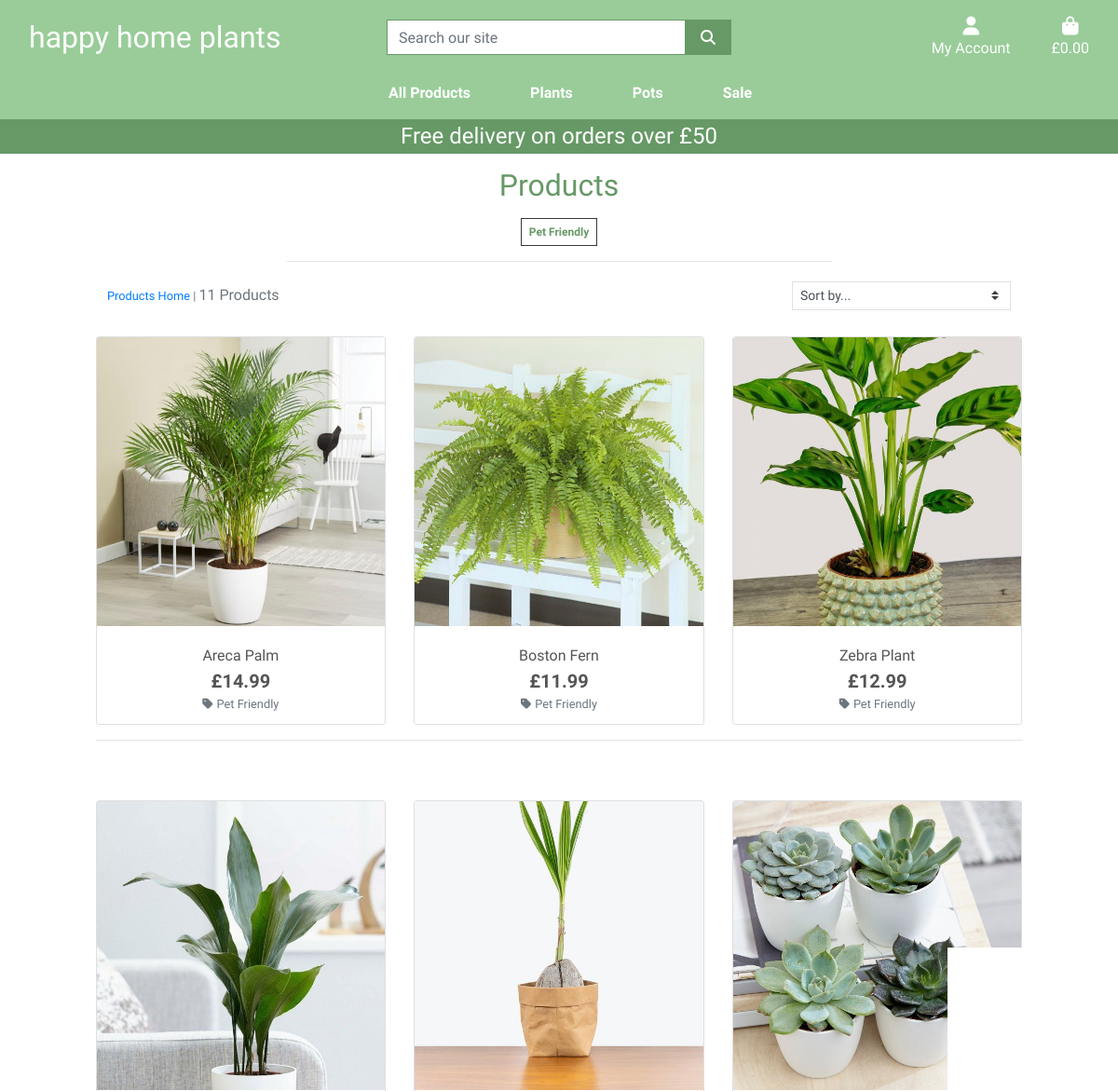
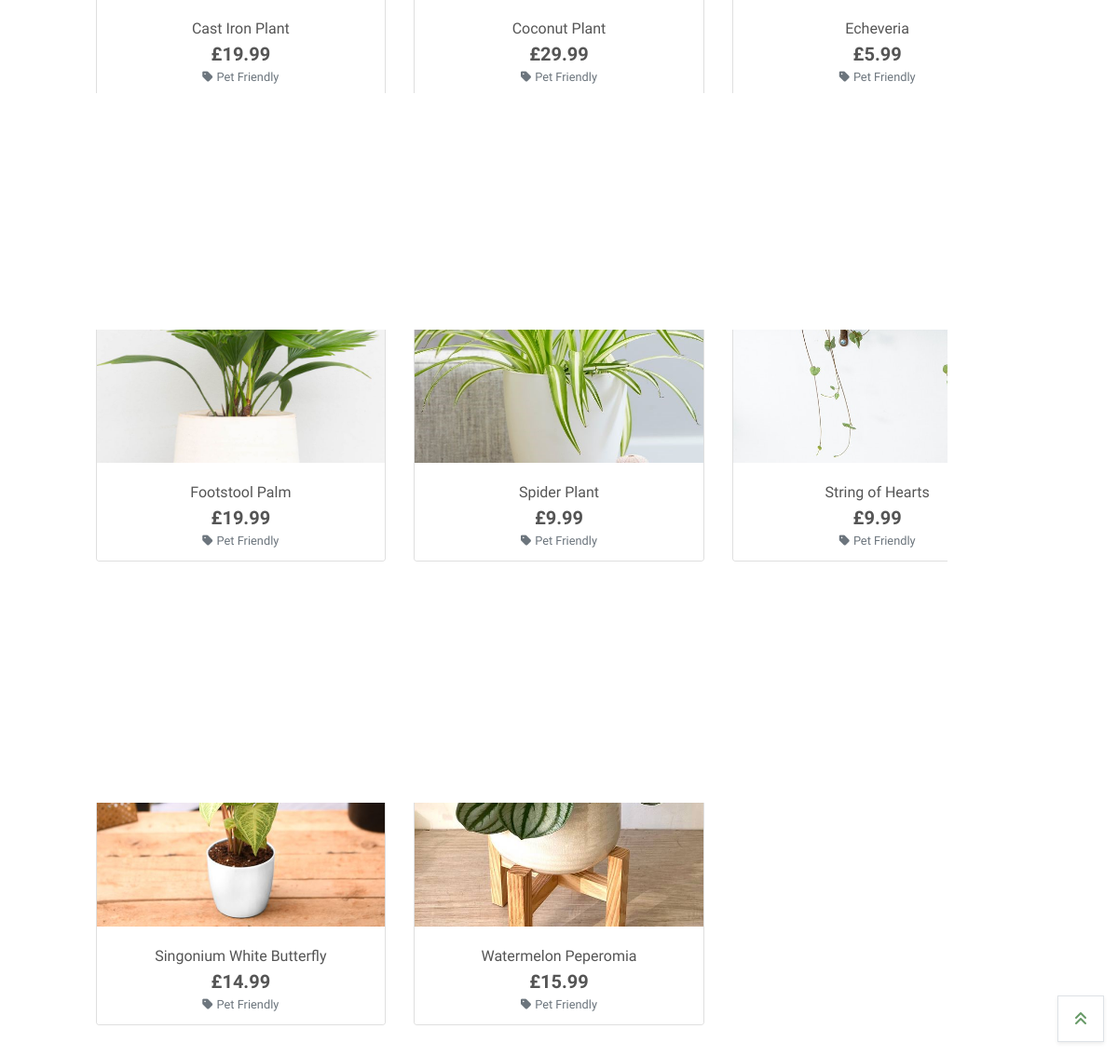
The page /products/?category=pet_friendly on the database its author committed (2 pictures, top to bottom).
### products/models.py (models this page shows, shortened)
class Category(models.Model):
    class Meta:
        verbose_name_plural = "Categories"
    name = models.CharField(max_length=254)
    friendly_name = models.CharField(max_length=254, null=True, blank=True)

class Product(models.Model):
    category = models.ForeignKey(
        'Category', null=True, blank=True, on_delete=models.SET_NULL)
    name = models.CharField(max_length=254)
    friendly_name = models.CharField(max_length=254, null=True, blank=True)
    alternate_name = models.CharField(max_length=254, blank=True)
    price = models.DecimalField(max_digits=6, decimal_places=2)
    description = models.TextField()
    image = models.ImageField(null=True, blank=True)
    image_url = models.URLField(max_length=1024, null=True, blank=True)
    height = models.CharField(max_length=4, null=True, blank=True)

### products/views.py (the view, shortened to what this page needs)
# urls.py: path('', views.all_products, name='products'),
def all_products(request):
    products = Product.objects.all()
    query = None
    categories = None
    sort = None
    direction = None
    if request.GET:
        if 'category' in request.GET:
            categories = request.GET['category'].split(',')
            products = products.filter(category__name__in=categories)
            categories = Category.objects.filter(name__in=categories)
    current_sorting = f'{sort}_{direction}'
    context = {
        'products': products,
        'search_term': query,
        'current_categories': categories,
        'current_sorting': current_sorting,
    }
    return render(request, 'products/products.html', context)

### basket/contexts.py (called while the page is built, shortened)
def basket_contents(request):
    basket_items = []
    total = 0
    product_count = 0
    basket = request.session.get('basket', {})
    if total < settings.FREE_DELIVERY_THRESHOLD:
        delivery = total * Decimal(settings.STANDARD_DELIVERY_PERCENTAGE / 100)
        free_delivery_delta = settings.FREE_DELIVERY_THRESHOLD - total
    else:
        delivery = 0
        free_delivery_delta = 0
    grand_total = delivery + total
    context = {
        'basket_items': basket_items,
        'total': total,
        'product_count': product_count,
        'delivery': delivery,
        'free_delivery_delta': free_delivery_delta,
        'free_delivery_threshold': settings.FREE_DELIVERY_THRESHOLD,
        'grand_total': grand_total,
    }
    return context

### products/templates/products/products.html (shortened to what this page needs)
{% extends "base.html" %}
{% load static %}
{% block page_header %}
    <div class="container header-container">
    </div>
{% endblock %}
{% block content %}
    <div class="container-fluid">
        <div class="row">
            <div class="col text-center mt-3">
                <h2 class="text-darkgreen">
                    Products
                </h2>
                {% for c in current_categories %}
                    <a class="category-badge text-decoration-none" href="{% url 'products' %}?category={{ c.name }}">
                        <span class="p-2 mt-2 badge b-white text-darkgreen rounded-0 border border-dark">{{ c.friendly_name }}</span>
                    </a>
                {% endfor %}
                <hr class="w-50 mb-1">
            </div>
        </div>
        <div class="row">
            <div class="product-container col-10 offset-1">
                <div class="row mt-1 mb-2">
                    <div class="col-12 col-md-6 my-auto order-md-last d-flex justify-content-center justify-content-md-end">
                        <div class="sort-select-wrapper w-50">
                            <select id="sort-selector" class="custom-select custom-select-sm rounded-0 border border-{% if current_sorting != 'None_None' %}info{% else %}black{% endif %}">
                                <option value="reset" {% if current_sorting == 'None_None' %}selected{% endif %}>Sort by...</option>
                            </select>
                        </div>
                    </div>
                    <div class="col-12 col-md-6 order-md-first">
                        <p class="text-muted mt-3 text-center text-md-left">
                            {% if search_term or current_categories or current_sorting != 'None_None' %}
                                <span class="small"><a href="{% url 'products' %}">Products Home</a> | </span>
                            {% endif %}
                            {{ products|length }} Products{% if search_term %} found for <strong>"{{ search_term }}"</strong>{% endif %}
                        </p>
                    </div>
                </div>
            </div>
        <div class="row">
            <div class="product-container col-10 offset-1">
                    <div class="row">
                        {% for product in products %}
                            <div class="col-sm-6 col-md-6 col-lg-4">
                                <div class="card h-100 border-50">
                                    {% if product.image %}
                                    <a href="{% url 'product_detail' product.id %}">
                                        <img src="{{ product.image.url }}" alt="{{ product.name }}" class="card-img-top img-fluid">
                                    </a>
                                    {% else %}
                                    <a href="{% url 'product_detail' product.id %}">
                                        <img src="{{ MEDIA_URL }}noimage.png" alt="{{ product.name }}" class="card-img-top img-fluid">
                                    </a>
                                    {% endif %}
                                    <div class="card-body pb-0 text-center">
                                        <p class="mb-0">{{ product.friendly_name }}</p>
                                    </div>
                                    <div class="card-footer bg-white pt-0 border-0 text-center">
                                        <div class="row">
                                            <div class="col">
                                                <p class="lead mb-0 text-center font-weight-bold">£{{ product.price }}</p>
                                                {% if product.category %}
                                                <p class="small nt-1 mb-0">
                                                    <a href="{% url 'products' %}?category={{ product.category.name }}" class="text-muted">
                                                        <i class="fas fa-tag mr-1"></i>{{ product.category.friendly_name }}
                                                    </a>
                                                </p>
                                                {% endif %}
                                            </div>
                                        </div>
                                    </div>
                                </div>
                            </div>
                            {% if forloop.counter|divisibleby:3 %}
                                <div class="col-12 d-none d-lg-block d-xl-block mb-5">
                                    <hr>
                                </div>
                            {% endif %}
                        {% endfor %}
                    </div>
            </div>
        </div>
    </div>
</div>
<div class="row">
    <hr class="w-75 mt-3">
</div>
<div class="btt-button shadow-sm rounded-0 border border-black">
        <a class="btt-link d-flex h-100">
            <i class="fas fa-angle-double-up text-darkgreen mx-auto my-auto"></i>
        </a>
    </div>
{% endblock %}

### static/css/base.css (style rules this page uses)
html { height: 100%; }
body { background: url('/media/background-image-happy-home-plants.jpeg') no-repeat center center fixed; background-size: cover; height: calc(100vh - 164px); color: #555; font-family: 'Didact Gothic', sans-serif; }
.text-darkgreen { color: #669966; }
.btt-button { height: 50px; width: 50px; position: fixed; bottom: 15px; right: 15px; }
.btt-link, .update-link, .remove-item { cursor: pointer; }
@media (min-width: 1200px) { .container { max-width: 80%; } }
@media (min-width: 992px) { .header-container { padding-top: 164px; } }

### rows shown on the page
Category: friendly_name "Pet Friendly"
Product: image (picture), friendly_name "Areca Palm", price "14.99", category.friendly_name "Pet Friendly"
Product: image (picture), friendly_name "Boston Fern", price "11.99", category.friendly_name "Pet Friendly"
Product: image (picture), friendly_name "Zebra Plant", price "12.99", category.friendly_name "Pet Friendly"
Product: image (picture), friendly_name "Cast Iron Plant", price "19.99", category.friendly_name "Pet Friendly"
Product: image (picture), friendly_name "Coconut Plant", price "29.99", category.friendly_name "Pet Friendly"
Product: image (picture), friendly_name "Echeveria", price "5.99", category.friendly_name "Pet Friendly"
Product: image (picture), friendly_name "Footstool Palm", price "19.99", category.friendly_name "Pet Friendly"
Product: image (picture), friendly_name "Spider Plant", price "9.99", category.friendly_name "Pet Friendly"
Product: image (picture), friendly_name "String of Hearts", price "9.99", category.friendly_name "Pet Friendly"
Product: image (picture), friendly_name "Singonium White Butterfly", price "14.99", category.friendly_name "Pet Friendly"
Product: image (picture), friendly_name "Watermelon Peperomia", price "15.99", category.friendly_name "Pet Friendly"

### other values the page prints
{{ free_delivery_threshold }} "50"
{{ products|length }} "11"
